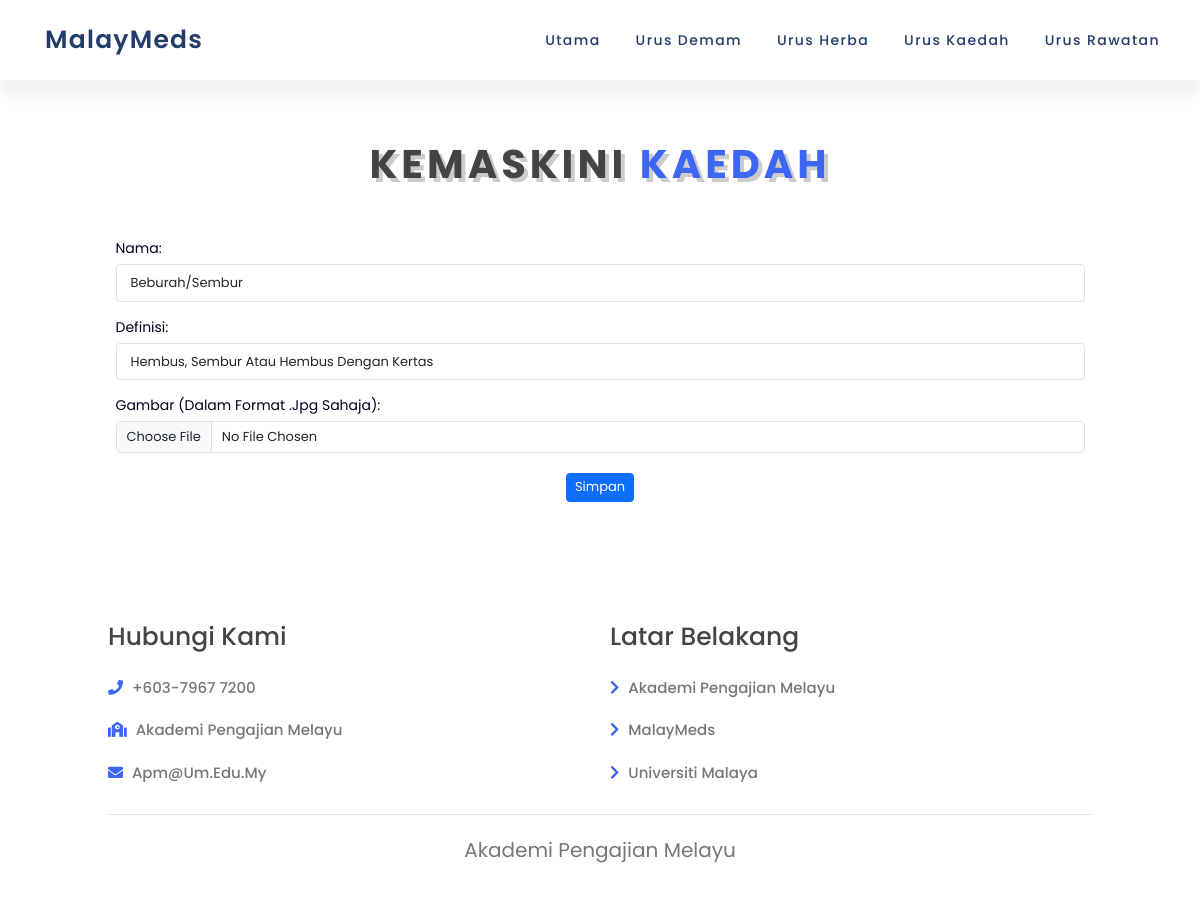
/editmethod/2, run on the app's committed database.
### app.py (models this page shows)
class tbl_method(db.Model):
  method_id = db.Column(db.Integer, primary_key=True, autoincrement=True)
  method_name = db.Column(db.String(255))
  method_def = db.Column(db.Text)
  method_path = db.Column(db.String(255))
  method_pic = db.Column(db.LargeBinary)
  method_filename = db.Column(db.String(50))
  fevers = db.relationship('tbl_method_fever', backref=db.backref('tbl_method', cascade='all, delete-orphan', single_parent=True))

### app.py (the view, shortened to what this page needs)
@app.route('/editmethod/<int:method_id>', methods=['GET', 'POST'])
def editmethod_page(method_id):
  method_to_edit = tbl_method.query.get_or_404(method_id)
  return render_template('methodedit.html', methods=method_to_edit)

### templates/methodedit.html (shortened to what this page needs)
<!DOCTYPE html>
<html lang="en">
<head>
    <link rel="stylesheet" href="{{ url_for('static', filename='css/style.css') }}">
    <link rel="stylesheet" href="https://cdnjs.cloudflare.com/ajax/libs/font-awesome/5.15.4/css/all.min.css">
    <link href="https://cdn.jsdelivr.net/npm/bootstrap@5.3.2/dist/css/bootstrap.min.css" rel="stylesheet">
</head>
<body>
    <header class="main-header">
        <a href="{{ url_for('dashboard') }}" class="logo">
            <span class="logo-text">MalayMeds</span>
        </a>
        <div class="group">
            <ul class="navigation">
                <li><a href="{{ url_for('dashboard') }}">Utama</a></li>
                <li><a href="{{ url_for('managefever_page') }}">Urus Demam</a></li>
                <li><a href="{{ url_for('manageherbs_page') }}">Urus Herba</a></li>
                <li><a href="{{ url_for('managemethod_page') }}">Urus Kaedah</a></li>
                <li><a href="{{ url_for('managetreatment_page') }}">Urus Rawatan</a></li>
            </ul>
        </div>
    </header>
    <section class="services" id="services">
        <h1 class="page-heading"> kemaskini <span>kaedah</span> </h1>
        <div class="container my-5">
            <form method="post" action="{{ url_for('editmethod_page', method_id=methods.method_id) }}" enctype="multipart/form-data">
                <label for="method_name" class="form-label">Nama:</label>
                <input type="text" class="form-control" id="method_name" name="method_name" value="{{ methods.method_name }}" style="font-size: 13px;" required><br>
                <label for="method_def" class="form-label">Definisi:</label>
                <input type="text" class="form-control" id="method_def" name="method_def" value="{{ methods.method_def }}" style="font-size: 13px;" required><br>
                <label for="formFile" class="form-label" >Gambar (Dalam format .jpg sahaja):</label>
                <input class="form-control form-control-lg" type="file" id="formFile" name="method_pic" style="font-size: 13px; margin-bottom: 20px;">
                <button type="submit" class="btn btn-primary mx-auto d-block" style="font-size: 13px;">Simpan</button>
            </form>
        </div>
    </section>
    <section class="footer">
        <div class="box-container">
            <div class="box">
                <h3>Hubungi Kami</h3>
                <a href="#"><i class="fas fa-phone"></i> +603-7967 7200</a>
                <a href="https://apm.um.edu.my/"><i class="fas fa-school"></i> Akademi Pengajian Melayu</a>
                <a href="https://mail.google.com"><i class="fas fa-envelope"></i> apm@um.edu.my </a>
            </div>
            <div class="box">
                <h3>Latar Belakang</h3>
                <a href="https://apm.um.edu.my/sejarah-apm"><i class="fas fa-chevron-right"></i> Akademi Pengajian Melayu</a>
                <a href="#"><i class="fas fa-chevron-right"></i> MalayMeds</a>
                <a href="https://www.um.edu.my/"><i class="fas fa-chevron-right"></i> Universiti Malaya</a>
            </div>
        </div>
        <div class="credit">Akademi Pengajian Melayu</div>
    </section>
</body>
</html>

### static/css/style.css (style rules this page uses)
:root { --blue:#3d67f2; --black: #444; --light-color: #777; --box-shadow: .5rem .5rem 0 rgba(22, 160, 133, .2); --text-shadow: .4rem .4rem 0 rgba(0, 0, 0, .2); --border: .2rem solid var(--blue); }
* { margin: 0; padding: 0; box-sizing: border-box; font-family: 'Poppins', sans-serif; outline: none; border: none; text-transform: capitalize; transition: all .2s ease-out; text-decoration: none; }
body { background-color: #f6f6f7; min-height: 100vh; overflow-x: hidden; }
.main-header { position: absolute; top: 0; left: 0; width: 100%; height: 80px; background: #fff; padding: 20px 40px; display: flex; justify-content: space-between; align-items: center; box-shadow: 0 15px 15px rgba(0, 0, 0, 0.05); }
.logo { display: flex; align-items: center; color: #001f52dd; text-decoration: none; font-size: 2.5rem; font-weight: 530; text-transform: none; letter-spacing: 0.05em; }
.group { display: flex; align-items: center; }
.main-header ul { position: relative; display: flex; gap: 35px; margin: 0; }
.main-header ul li { list-style: none; }
.main-header ul li a { position: relative; text-decoration: none; font-size: 1.4rem; color: #001f52dd; letter-spacing: 0.1em; font-weight: 415; }
.main-header ul li a::before { content: ''; position: absolute; bottom: -2px; width: 100%; height: 2px; background: var(--blue); transform: scaleX(0); transition: transform 0.5s ease-in-out; transform-origin: right; }
html { font-size: 62.5%; overflow-x: hidden; scroll-padding-top: 7rem; scroll-behavior: smooth; }
section { padding: 4rem 9%; }
section:nth-child(odd) { background: #fff; }
.footer .box-container { display: grid; grid-template-columns: repeat(auto-fit, minmax(22rem, 1fr)); gap: 2rem; }
.footer .box-container .box h3 { font-size: 2.5rem; color: var(--black); padding: 1rem 0; }
.footer .box-container .box a { display: block; font-size: 1.5rem; color: var(--light-color); padding: 1rem 0; font-weight: 500; text-decoration: none; }
.footer .box-container .box a i { padding-right: .5rem; color: var(--blue); }
.footer .credit { padding: 1rem; padding-top: 2rem; margin-top: 2rem; text-align: center; font-size: 2rem; color: var(--light-color); border-top: .1rem solid rgba(0, 0, 0, .1); }
.page-heading { text-align: center; padding-bottom: 2rem; padding-top: 10rem; text-shadow: var(--text-shadow); text-transform: uppercase; color: var(--black); font-size: 4rem; letter-spacing: .4rem; font-weight: 700; }
.page-heading span { text-transform: uppercase; color: var(--blue); }
label { font-size: 16px; font-size: 1.4rem; font-weight: 400; margin-bottom: 5px; color: #00011c; }
input[type="text"], input[type="email"] { padding: 8px 14px; }

### data on the page
tbl_method: method_name "Beburah/Sembur", method_def "Hembus, sembur atau hembus dengan kertas"
